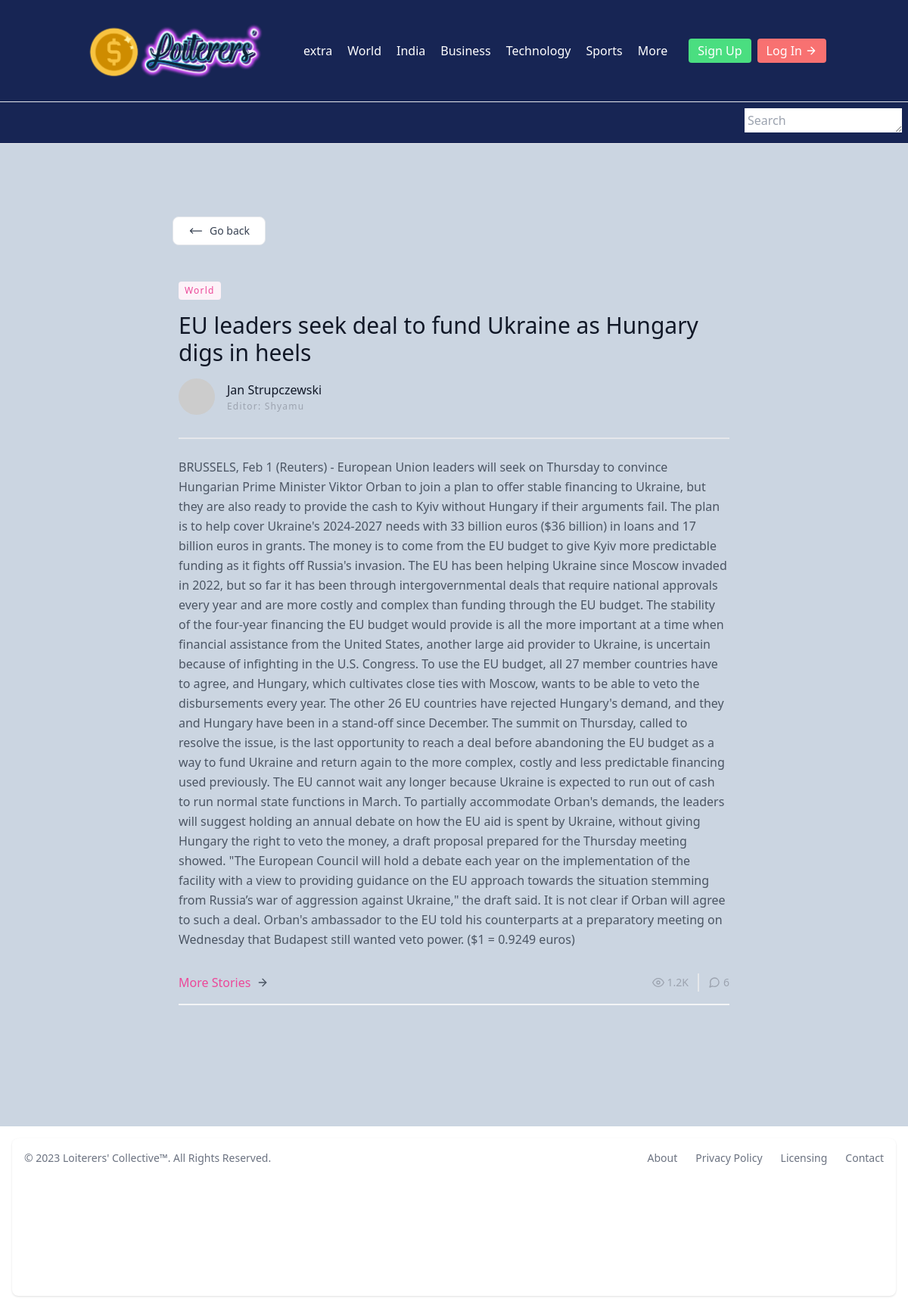
Screenshot of /news/1 with the database file from the repository.
### news/models.py (models this page shows, shortened)
class Article(models.Model):
    column_name = models.CharField(max_length=200)
    headline = models.CharField(max_length=200)
    subheadline = models.CharField(max_length=200)
    pub_date = models.DateTimeField('date published')
    contributor = models.ForeignKey(Contributor, null=True, blank=True, on_delete=models.PROTECT)
    image = models.ImageField(null=True, blank=True, upload_to="article_images/")
    content = models.TextField()
    editor = models.ForeignKey(Editor, null=True, blank=True, on_delete=models.SET_NULL)
    category = models.ForeignKey(Category, null=True, blank=True, on_delete=models.SET_NULL)

class Category(models.Model):
    name = models.CharField(max_length=100)
    def __str__(self):
        return self.name

class Contributor(models.Model):
    name = models.CharField(max_length=100)
    editor = models.ForeignKey(Editor, null=True, blank=True, on_delete=models.SET_NULL)
    email = models.EmailField()
    def __str__(self):
        return self.name

class Editor(models.Model):
    name = models.CharField(max_length=100)
    email = models.EmailField()
    category = models.ForeignKey(Category, null=True, blank=True, on_delete=models.SET_NULL)
    def __str__(self):
        return self.name

### news/views.py (the view)
# urls.py: path('<int:pk>', ArticleDetailView.as_view(), name="article-detail"),
class ArticleDetailView(generic.DetailView):
    model = Article
    context_object_name = "article"
    def get_context_data(self, **kwargs):
        context = super().get_context_data(**kwargs)
        context["now"] = timezone.now()
        return context

### news/templates/news/article_detail.html (shortened to what this page needs)
{% extends 'base.html' %}
{% block content %}
<section class="max-w-3xl mx-auto text-gray-600 body-font overflow-hidden">
    <div class="container px-5 py-24 mx-auto">
      <div class="flex flex-wrap -m-12">
        <div class="ml-5">
          <a href="{% url 'news:article-list' %}">
            <button type="button" class="ml-5 w-full flex items-center justify-center w-1/2 px-5 py-2 text-sm text-gray-700 transition-colors duration-200 bg-white border rounded-lg gap-x-2 sm:w-auto dark:hover:bg-gray-800 dark:bg-gray-900 hover:bg-gray-100 dark:text-gray-200 dark:border-gray-700">
              <svg class="w-5 h-5 rtl:rotate-180" xmlns="http://www.w3.org/2000/svg" fill="none" viewBox="0 0 24 24" stroke-width="1.5" stroke="currentColor">
                <path stroke-linecap="round" stroke-linejoin="round" d="M6.75 15.75L3 12m0 0l3.75-3.75M3 12h18" />
              </svg>
              <span>Go back</span>
            </button>
          </a>
        </div>
        <div class="p-12 md:w-full flex flex-col items-start">
          <span class="inline-block py-1 px-2 rounded bg-pink-50 text-pink-500 text-xs font-medium tracking-widest">{{ article.category}}</span>
          <h2 class="sm:text-3xl text-2xl title-font font-medium text-gray-900 mt-4 mb-4">{{ article.headline }}</h2>
          <div class="border-b-2 md:w-full">
            <a class="inline-flex items-center">
                <img alt="blog" src="https://dummyimage.com/104x104" class="w-12 h-12 rounded-full flex-shrink-0 object-cover object-center">
                <span class="flex-grow flex flex-col pl-4">
                <span class="title-font font-medium text-gray-900">{{ article.contributor }}</span>
                <span class="text-gray-400 text-xs tracking-widest mt-0.5">Editor: {{ article.editor }}</span>
                </span>
            </a>
            <br>
            <br>
        </div>
        <br>
          <p class="leading-relaxed mb-8">{{ article.content }}</p>
          <div class="flex items-center flex-wrap pb-4 mb-4 border-b-2 border-gray-100 mt-auto w-full">
            <a class="text-pink-500 inline-flex items-center">More Stories</a>
              <svg class="w-4 h-4 ml-2" viewBox="0 0 24 24" stroke="currentColor" stroke-width="2" fill="none" stroke-linecap="round" stroke-linejoin="round">
                <path d="M5 12h14"></path>
                <path d="M12 5l7 7-7 7"></path>
              </svg>
            <span class="text-gray-400 mr-3 inline-flex items-center ml-auto leading-none text-sm pr-3 py-1 border-r-2 border-gray-200">
              <svg class="w-4 h-4 mr-1" stroke="currentColor" stroke-width="2" fill="none" stroke-linecap="round" stroke-linejoin="round" viewBox="0 0 24 24">
                <path d="M1 12s4-8 11-8 11 8 11 8-4 8-11 8-11-8-11-8z"></path>
                <circle cx="12" cy="12" r="3"></circle>
              </svg>1.2K
            </span>
            <span class="text-gray-400 inline-flex items-center leading-none text-sm">
              6
            </span>
          </div>
        </div>
      </div>
    </div>
  </section>
{% endblock content %}

### rows the page displays
Article: category "World", headline "EU leaders seek deal to fund Ukraine as Hungary digs in heels", contributor "Jan Strupczewski", editor "Shyamu", content "BRUSSELS, Feb 1 (Reuters) - European Union leaders will seek on Thursday to convince Hungarian Prime Minister Viktor Orban to join a plan to offer stable financing to Ukraine, but they are also ready to provide the cash to Kyiv without Hungary if their arguments fail. The plan is to help cover Ukraine's 2024-2027 needs with 33 billion euros ($36 billion) in loans and 17 billion euros in grants. The money is to come from the EU budget to give Kyiv more predictable funding as it fights off Russia's invasion. The EU has been helping Ukraine since Moscow invaded in 2022, but so far it has been through intergovernmental deals that require national approvals every year and are more costly and…"
